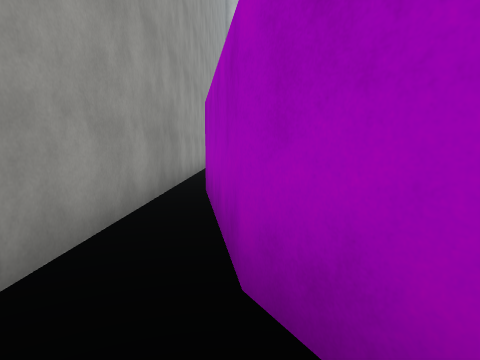
view 1 (above)

22 first-person views from a walk through a scene from a Unity 3-D project. The camera is 1.5 m above the floor, tilts 6° down and sees 75° across. The floor is counted in squares, 2 m on a side. Each view is taken from the middle of a square. On the plan, view 1 faces up. The plan holds only what a view shows up to about 10 squares ahead; the rest is blank. The place goes on beyond the plan. Surface patterns are stand-ins for the level's own textures.

view 2
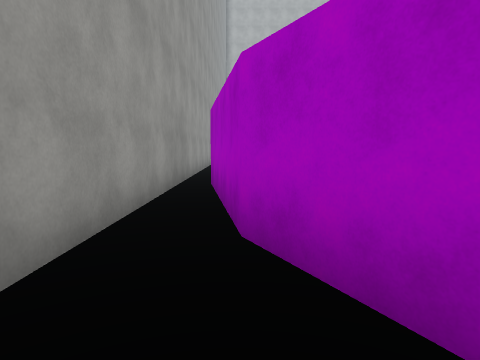

view 3
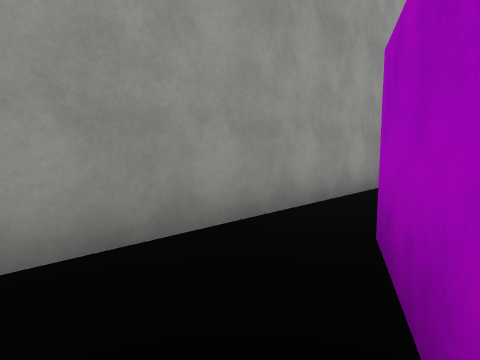

view 4
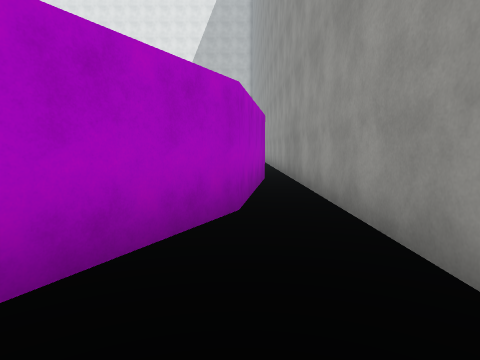

view 5
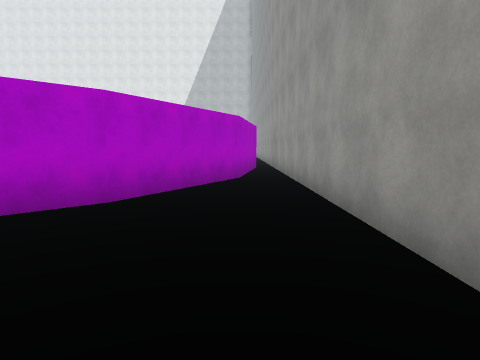

view 6
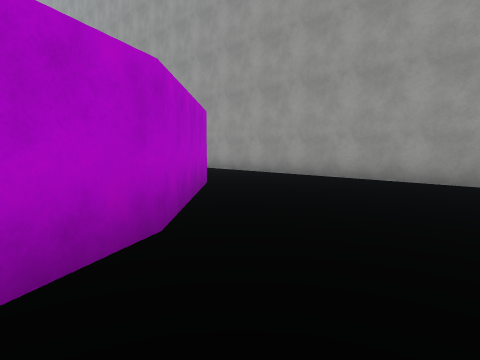

view 7
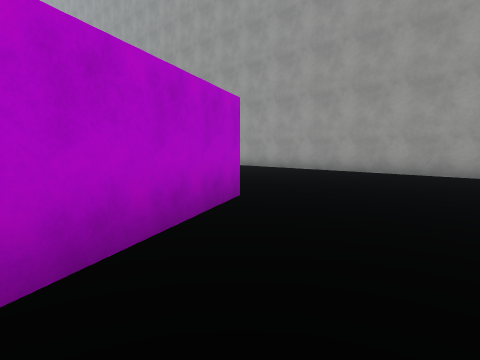

view 8
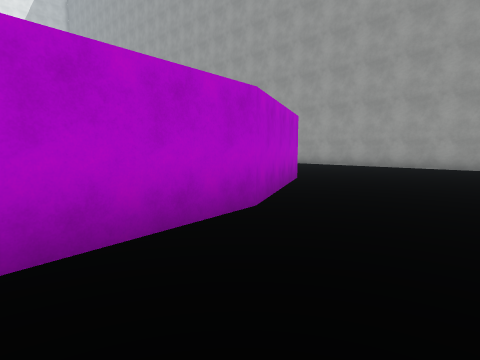

view 9
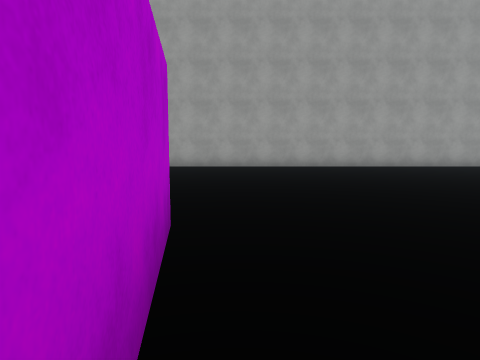

view 10
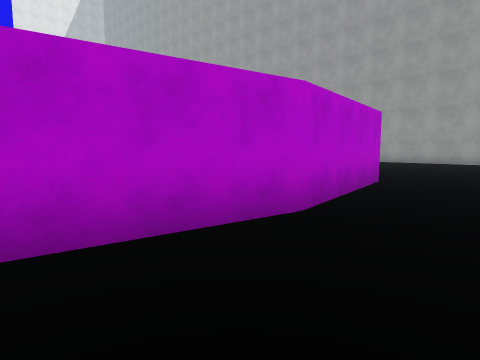

view 11
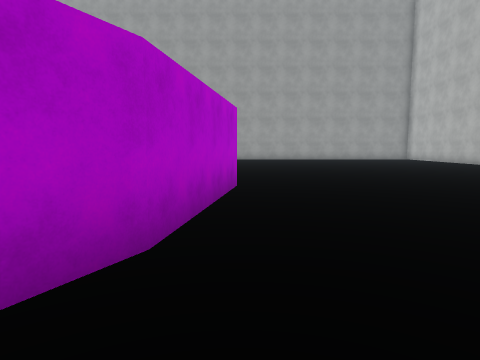

view 12
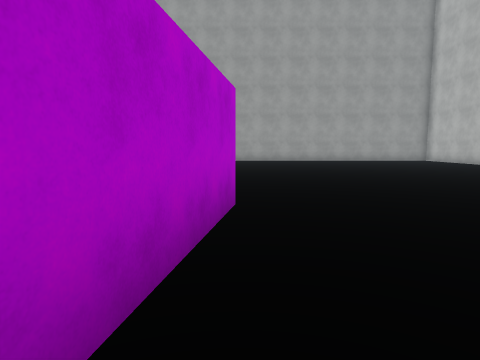

view 13
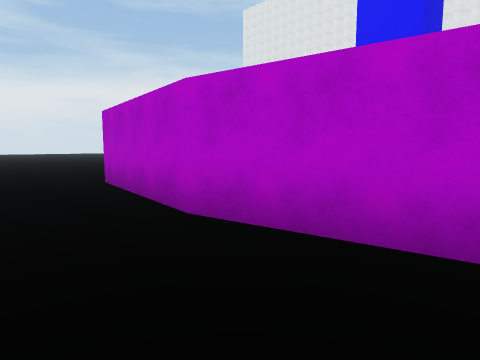

view 14
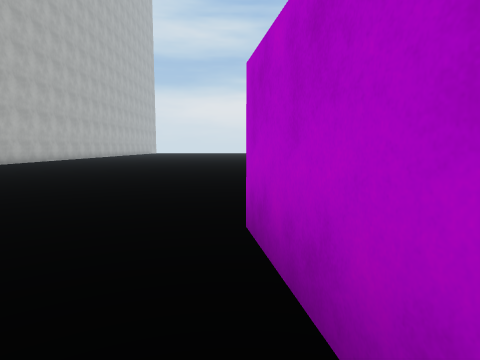

view 15
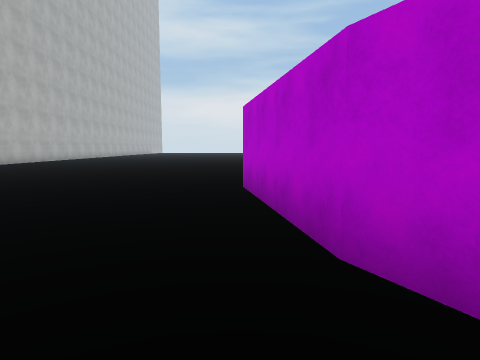

view 16
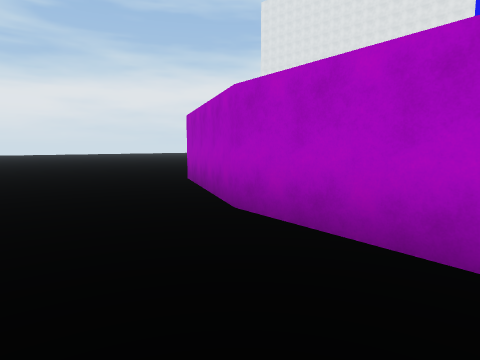

view 17
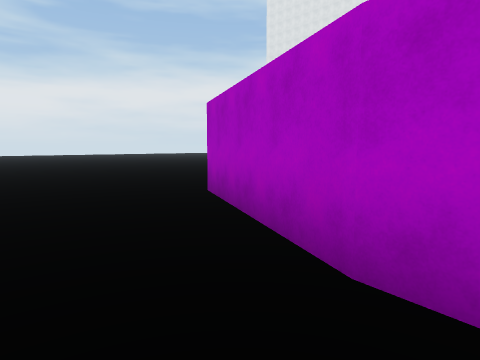

view 18
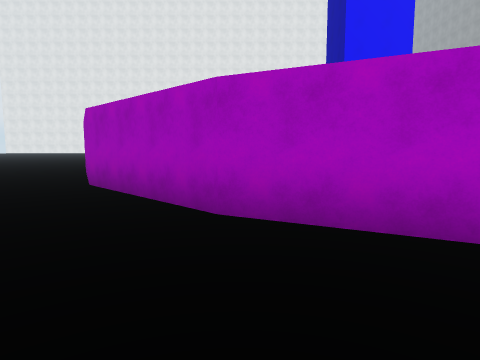

view 19
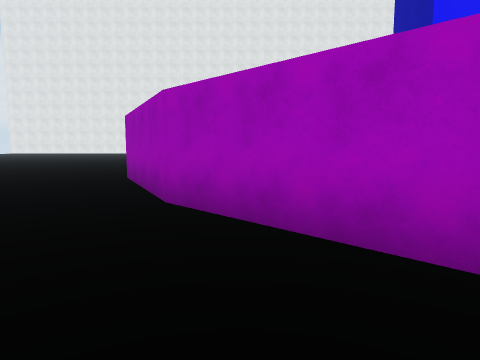

view 20
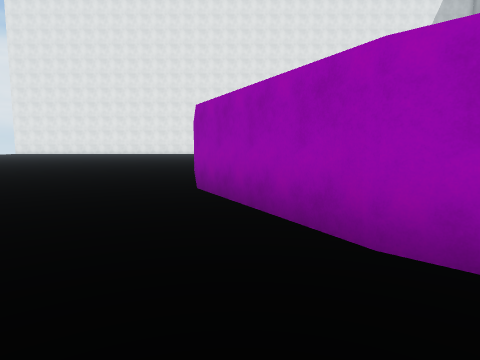

view 21
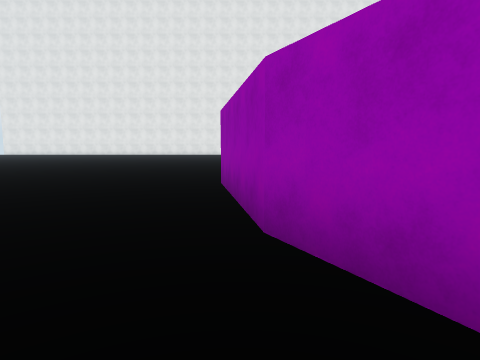

view 22
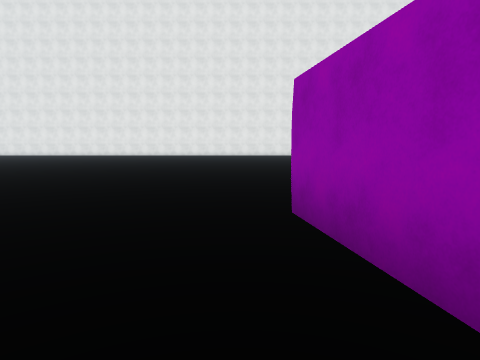

### Floor plan
Points are (right, up) in squares from view 1. A wall is a line through its corners. A room is listed if a view was taken in it or the views show most of it. See-through windows are left out.
Room 1 (views 1, 2, 3)
walls: (1, -0.3) (0, 1.6) (-0.6, 5.5) (0, 9.3); (-1.2, 9.4) (-1.2, -0.8)
ways out: opening at (-1, 9) to room 2
Room 2 (views 4, 5, 6, 7, 8, 9, 10, 11, 12, 13, 14, 15, 16, 17, 18, 19, 20, 21, 22)
walls: (-1.2, 18.4) (-1.2, 9.4); (0, 9.3) (1.8, 12.8) (4.5, 15.6) (8, 17.3) (11.9, 17.9) (15.8, 17.3) (19.2, 15.6) (22, 12.8) (23.8, 9.3) (24.4, 5.5) (24, 2.9)
ways out: opening at (-1, 9) to room 1

Where each view was taken, in squares from view 1:
view 1: 0 up, 0 right, facing up
view 2: 1 down, 0 right, facing up
view 3: 1 down, 1 right, facing up-left
view 4: 13 up, 0 right, facing down
view 5: 17 up, 0 right, facing down
view 6: 18 up, 6 right, facing down-left
view 7: 19 up, 8 right, facing down-left
view 8: 20 up, 11 right, facing down-left
view 9: 18 up, 11 right, facing left
view 10: 20 up, 15 right, facing down-left
view 11: 18 up, 18 right, facing left
view 12: 18 up, 16 right, facing left
view 13: 20 up, 9 right, facing down-right
view 14: 18 up, 9 right, facing right
view 15: 18 up, 6 right, facing right
view 16: 20 up, 13 right, facing down-right
view 17: 19 up, 15 right, facing down-right
view 18: 19 up, 19 right, facing down
view 19: 17 up, 21 right, facing down
view 20: 15 up, 23 right, facing down
view 21: 12 up, 24 right, facing down
view 22: 9 up, 25 right, facing down
